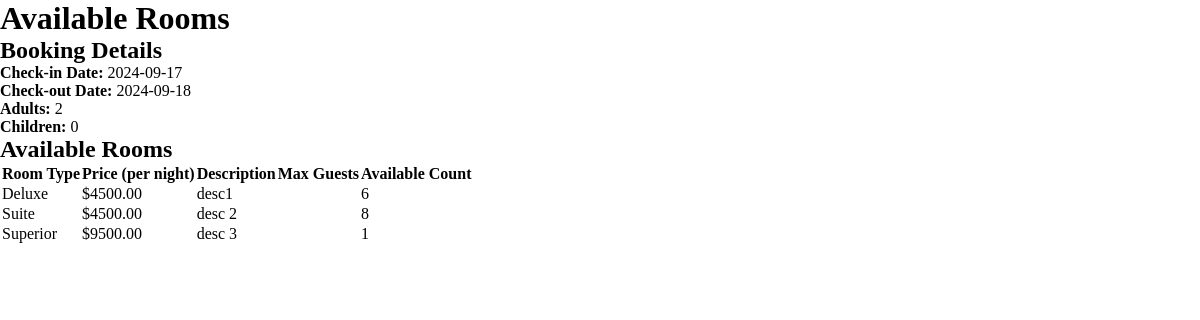
Screenshot of /available-rooms/ with the database file from the repository.
### bookings/models.py (models this page shows, shortened)
class RoomType(models.Model):
    name = models.CharField(max_length=100)
    price = models.DecimalField(max_digits=10, decimal_places=2)
    description = models.TextField(null=True, blank=True)
    good_for = models.PositiveSmallIntegerField(null=True)
    max_children = models.PositiveSmallIntegerField(null = True)
    max_adult = models.PositiveSmallIntegerField()
    inclusions = models.ManyToManyField(Inclusions)

### bookings/views.py (the view)
# urls.py: path('available-rooms/', views.available_rooms, name="available_rooms"),
def available_rooms(request):
    checkin, checkout = get_checkin_checkout_dates(request)
    checkin_str = checkin.strftime('%Y-%m-%d')
    checkout_str = checkout.strftime('%Y-%m-%d')
    room_counts = get_total_room_counts()
    booked_rooms = get_booked_room_counts(checkin, checkout)
    booked_rooms_dict = create_booked_rooms_dict(booked_rooms)
    available_rooms = calculate_available_rooms(room_counts, booked_rooms_dict)
    context = {
        'available_rooms': available_rooms,
        'pre_booking_data': {
            'checkin': checkin_str,
            'checkout': checkout_str,
            'adults': 2,
            'children': 0
        }
    }
    return render(request, 'base/booking_page.html', context)

### bookings/views.py (called while the page is built)
def get_checkin_checkout_dates(request):
    checkin_str = request.session.get('checkin')
    checkout_str = request.session.get('checkout')
    if checkin_str and checkout_str:
        checkin = datetime.strptime(checkin_str, '%Y-%m-%d').date()
        checkout = datetime.strptime(checkout_str, '%Y-%m-%d').date()
    else:
        today = datetime.now().date()
        checkin = today
        checkout = today + timedelta(days=1)
        request.session['checkin'] = checkin.strftime('%Y-%m-%d')
        request.session['checkout'] = checkout.strftime('%Y-%m-%d')
    return checkin, checkout

def get_total_room_counts():
    return Room.objects.values(
        'type__id', 'type__name', 'type__price', 'type__description',
        'type__good_for', 'type__max_children', 'type__max_adult'
    ).annotate(total_count=Count('id')).order_by('type__name')

def get_booked_room_counts(checkin, checkout):
    return Booking.objects.filter(
        Q(check_in__lt=checkout) & Q(check_out__gt=checkin)
    ).values(
        'room_type__id', 'room_type__name', 'room_type__price', 'room_type__description',
        'room_type__good_for', 'room_type__max_children', 'room_type__max_adult'
    ).annotate(booked_count=Count('id'))

def create_booked_rooms_dict(booked_rooms):
    return {
        (room['room_type__name'], room['room_type__price']): room['booked_count']
        for room in booked_rooms
    }

def calculate_available_rooms(room_counts, booked_rooms_dict):
    available_rooms = {}
    for room in room_counts:
        room_type_name = room['type__name']
        room_type_price = room['type__price']
        total_count = room['total_count']
        booked_count = booked_rooms_dict.get(
            (room_type_name, room_type_price), 0
        )  # Default to 0 if not booked
        available_count = total_count - booked_count
        available_rooms[room_type_name] = {
            'id': room['type__id'],
            'price': room_type_price,
            'description': room['type__description'],
            'good_for': room['type__good_for'],
            'max_children': room['type__max_children'],
            'max_adult': room['type__max_adult'],
            'count': available_count
        }
    return available_rooms

### bookings/templates/base/booking_page.html
{% include "main.html" %}
{% load static %}
{% block content %}
 <h1>Available Rooms</h1>
    <div class="pre-booking-info">
        <h2>Booking Details</h2>
        <p><strong>Check-in Date:</strong> {{ pre_booking_data.checkin }}</p>
        <p><strong>Check-out Date:</strong> {{ pre_booking_data.checkout }}</p>
        <p><strong>Adults:</strong> {{ pre_booking_data.adults }}</p>
        <p><strong>Children:</strong> {{ pre_booking_data.children }}</p>
    </div>
    <div class="available-rooms">
        <h2>Available Rooms</h2>
        {% if available_rooms %}
            <table>
                <thead>
                    <tr>
                        <th>Room Type</th>
                        <th>Price (per night)</th>
                        <th>Description</th>
                        <th>Max Guests</th>
                        <th>Available Count</th>
                    </tr>
                </thead>
                <tbody>
                    {% for room_type, room_info in available_rooms.items %}
                        <tr>
                            <td>{{ room_type }}</td>
                            <td>${{ room_info.price }}</td>
                            <td>{{ room_info.description }}</td>
                            <td>{{ room_info.max_guests }}</td>
                            <td>{{ room_info.count }}</td>
                        </tr>
                    {% endfor %}
                </tbody>
            </table>
        {% else %}
            <p>No rooms are available for the selected dates.</p>
        {% endif %}
    </div>
{% endblock content %}

### templates/main.html (shortened to what this page needs)
<!DOCTYPE html>
{% load static %}
<html>
    <head>
        <link rel="stylesheet" href="{% static 'styles/styles.css' %}">
    </head>
    <body>
    </body>
</html>

### static/styles/styles.css (style rules this page uses)
* { margin: 0; padding: 0; box-sizing: border-box; }
html, body { height: 100%; width: 100%; }

### rows the page displays
RoomType: name "Deluxe", price "4500.00", description "desc1", count "6"
RoomType: name "Suite", price "4500.00", description "desc 2", count "8"
RoomType: name "Superior", price "9500.00", description "desc 3", count "1"

### other values shown
{{ pre_booking_data.checkin }} "2024-09-17"
{{ pre_booking_data.checkout }} "2024-09-18"
{{ pre_booking_data.adults }} "2"
{{ pre_booking_data.children }} "0"
